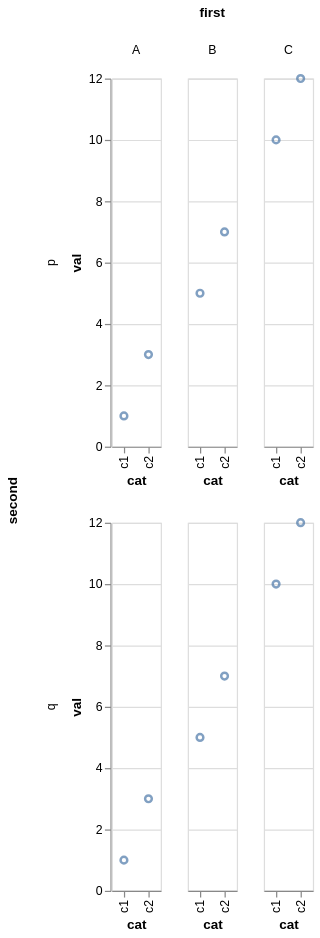

Specify this chart in Vega-Lite:
### Vega-Lite specification from a JSON file in a GitHub repository (floating-point values rounded to 4 significant figures)
{"$schema": "https://vega.github.io/schema/vega-lite/v6.json", "data": {"values": [{"first": "A", "second": "p", "cat": "c1", "val": 10}, {"first": "A", "second": "p", "cat": "c2", "val": 12}, {"first": "A", "second": "q", "cat": "c1", "val": 10}, {"first": "A", "second": "q", "cat": "c2", "val": 12}, {"first": "B", "second": "p", "cat": "c1", "val": 1}, {"first": "B", "second": "p", "cat": "c2", "val": 3}, {"first": "B", "second": "q", "cat": "c1", "val": 1}, {"first": "B", "second": "q", "cat": "c2", "val": 3}, {"first": "C", "second": "p", "cat": "c1", "val": 5}, {"first": "C", "second": "p", "cat": "c2", "val": 7}, {"first": "C", "second": "q", "cat": "c1", "val": 5}, {"first": "C", "second": "q", "cat": "c2", "val": 7}]}, "facet": {"column": {"field": "first", "type": "nominal", "sort": {"op": "median", "field": "val"}}, "row": {"field": "second", "type": "nominal"}}, "spec": {"mark": "point", "encoding": {"x": {"field": "cat", "type": "ordinal"}, "y": {"field": "val", "type": "quantitative"}}}, "resolve": {"scale": {"x": "independent"}}}
